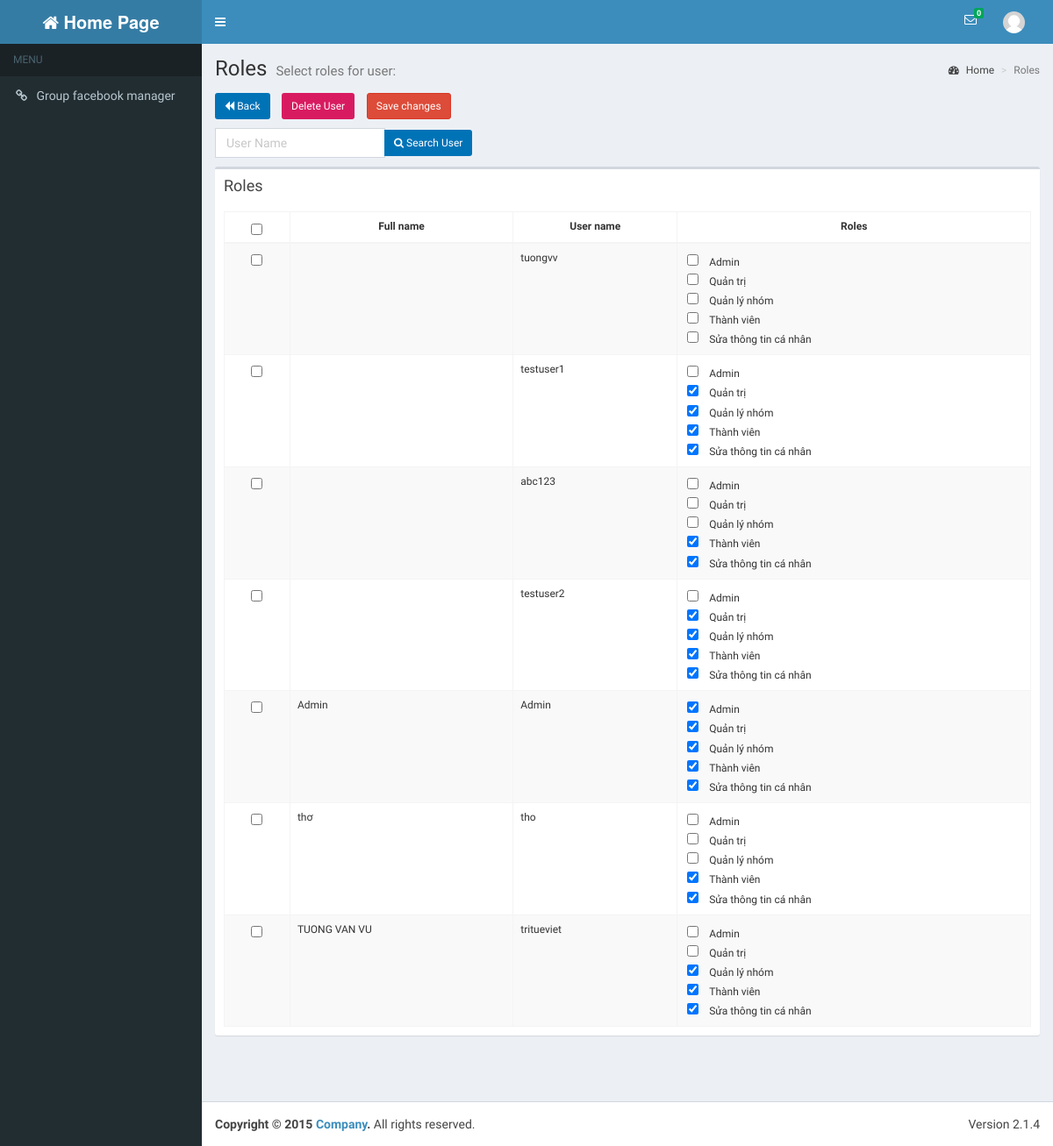
/rolesView.php (signed in), run on an earlier commit of the app's database.
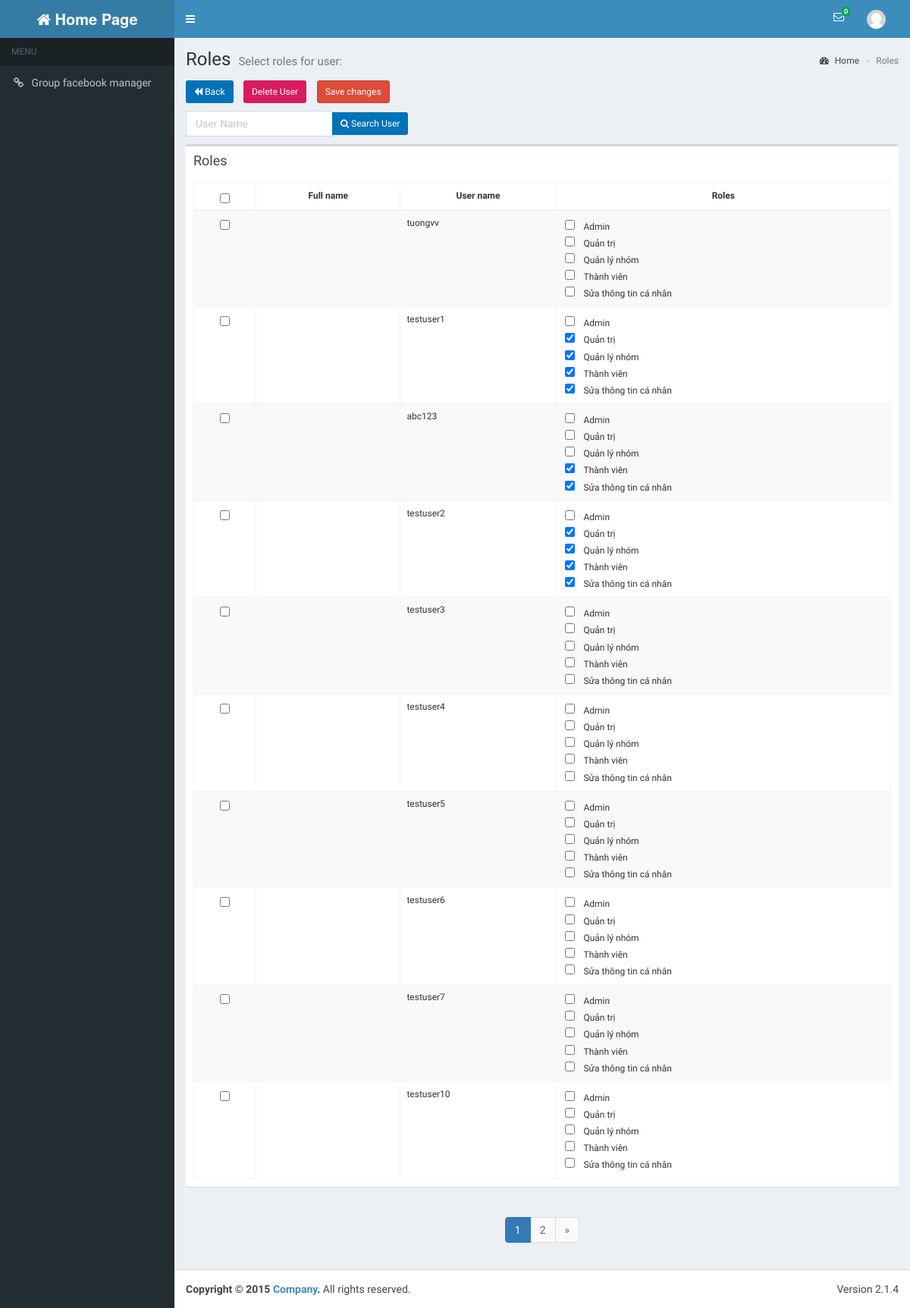
And on a later commit of the database.
### tables this page shows
CREATE TABLE IF NOT EXISTS `users` (
  `UserId` int(20) NOT NULL AUTO_INCREMENT,
  `UserName` varchar(30) NOT NULL,
  `Password` varchar(16) NOT NULL,
  `FullName` varchar(50) DEFAULT NULL,
  `Address1` varchar(100) DEFAULT NULL,
  `Birthday` datetime DEFAULT NULL,
  `PhoneNumber1` varchar(15) DEFAULT NULL,
  `Email` varchar(50) DEFAULT NULL,
  `Gender` varchar(10) DEFAULT NULL,
  `CreateTime` timestamp NOT NULL DEFAULT '0000-00-00 00:00:00',
  `UpdateTime` timestamp NOT NULL DEFAULT '0000-00-00 00:00:00' ON UPDATE CURRENT_TIMESTAMP,
  `Avatar` varchar(100) DEFAULT NULL,
  `PhoneNumber2` varchar(100) DEFAULT NULL,
  `Address2` varchar(100) DEFAULT NULL,
  `Class` varchar(50) DEFAULT NULL,
  `School` varchar(100) DEFAULT NULL,
  `FacebookId` varchar(50) DEFAULT NULL,
  PRIMARY KEY (`UserId`),
  KEY `avatar` (`Avatar`)
);

CREATE TABLE IF NOT EXISTS `roles` (
  `RoleId` int(20) NOT NULL AUTO_INCREMENT,
  `RoleName` varchar(30) NOT NULL,
  `Description` varchar(500) NOT NULL,
  PRIMARY KEY (`RoleId`)
);

### dao/db_connect.php (called while the page is built, shortened)
<?php
class DB_CONNECT {
    function connect() {
        $con = @mysql_connect(DB_SERVER, DB_USER, DB_PASSWORD) or die(mysql_error());
        return $con;
    }
}
?>

### dao/daoUsers.php (called while the page is built, shortened)
<?php
require_once 'db_connect.php';
require_once '/../models/users.php';
$userId = "UserId";
$userName = "UserName";
$password = "Password";
$fullName = "FullName";
$avatar = "Avatar";
$address1 = "Address1";
$address2 = "Address2";
$birthday = "Birthday";
$phoneNumber1 = "PhoneNumber1";
$phoneNumber2 = "PhoneNumber2";
$email = "Email";
$gender = "Gender";
$school = "School";
$class = "Class";
$createTime = "CreateTime";
$updateTime = "UpdateTime";
function getUserById($varUserName) {
    global $userId, $userName, $password, $fullName, $address1, $address2, $birthday, $phoneNumber1, $phoneNumber2, $email, $gender, $createTime, $updateTime, $school, $class, $avatar;
    $result = mysql_query("SELECT * ,DATE_FORMAT(Birthday, \"%d-%l-%Y\") AS DOB FROM users WHERE UserId = '" . $varUserName . "'") or die(mysql_error());
    if (mysql_num_rows($result) > 0) {
        while ($row = mysql_fetch_array($result)) {
            $users = new Users();
            $users->setUserId($row[$userId]);
            $users->setUserName($row[$userName]);
            $users->setPassword($row[$password]);
            $users->setFullName($row[$fullName]);
            $users->setAddress2($row[$address2]);
            $users->setAddress1($row[$address1]);
            $users->setBirthday($row['DOB']);
            $users->setAvatar($row[$avatar]);
            $users->setPhoneNumber2($row[$phoneNumber2]);
            $users->setPhoneNumber1($row[$phoneNumber1]);
            $users->setEmail($row[$email]);
            $users->setGender($row[$gender]);
            $users->setSchool($row[$school]);
            $users->setClass($row[$class]);
            $users->setCreateTime($row[$createTime]);
            $users->setUpdateTime($row[$updateTime]);
            return $users;
        }
    }
    return null;
}
function getListUsersRole($start, $count) {
    global $userId, $userName, $password, $fullName, $address1, $address2, $birthday, $phoneNumber1, $phoneNumber2, $email, $gender, $createTime, $updateTime, $school, $class, $avatar;
    $listUsers = array();
    $result = mysql_query("SELECT *FROM users  order by " . $fullName . " LIMIT " . $start . "," . $count . "") or die(mysql_error());
    if (mysql_num_rows($result) > 0) {
        while ($row = mysql_fetch_array($result)) {
            $users = new Users();
            $users->setUserId($row[$userId]);
            $users->setUserName($row[$userName]);
            $users->setPassword($row[$password]);
            $users->setFullName($row[$fullName]);
            $users->setAddress2($row[$address2]);
            $users->setAddress1($row[$address1]);
            $users->setBirthday($row[$birthday]);
            $users->setAvatar($row[$avatar]);
            $users->setPhoneNumber2($row[$phoneNumber2]);
            $users->setPhoneNumber1($row[$phoneNumber1]);
            $users->setEmail($row[$email]);
            $users->setGender($row[$gender]);
            $users->setSchool($row[$school]);
            $users->setClass($row[$class]);
            $users->setCreateTime($row[$createTime]);
            $users->setUpdateTime($row[$updateTime]);
            array_push($listUsers, $users);
        }
        return $listUsers;
    }
    return $listUsers;
}
function getListUsersCount() {
    $result = mysql_query("SELECT *FROM users") or die(mysql_error());
    if (mysql_num_rows($result) > 0) {
        return mysql_num_rows($result);
    }
    return 0;
}
?>

### models/users.php (called while the page is built, shortened)
<?php
class Users {
    private $userId;
    private $userName;
    private $fullName;
    function getUserId() {
        return $this->userId;
    }
    function getUserName() {
        return $this->userName;
    }
    function getFullName() {
        return $this->fullName;
    }
    function setUserId($userId) {
        $this->userId = $userId;
    }
    function setUserName($userName) {
        $this->userName = $userName;
    }
    function setFullName($fullName) {
        $this->fullName = $fullName;
    }
}

### dao/daoRoles.php (called while the page is built, shortened)
<?php
require_once 'db_connect.php';
require_once '/../models/roles.php';
$roleId = "RoleId";
$roleName = "RoleName";
$description = "Description";
function checkRole($user, $role) {
    $result = mysql_query("SELECT *FROM user_role where UserId= ".$user." AND RoleId= ".$role) or die(mysql_error());
    if (mysql_num_rows($result) > 0) {
        return true;
    }
    return false;
}
function getListRoles() {
 global    $roleId, $roleName, $description;
$listRoles = array();
    $result = mysql_query("SELECT *FROM roles order by roleId") or die(mysql_error());
    if (mysql_num_rows($result) > 0) {
        while ($row = mysql_fetch_array($result)) {
            $roles = new Roles();
            $roles->setRoleId($row[$roleId]);
            $roles->setRoleName($row[$roleName]);
            $roles->setDescription($row[$description]);
            array_push($listRoles, $roles);
        }
    }
    return $listRoles;
}
?>

### models/roles.php (called while the page is built, shortened)
<?php
class Roles {
    private $roleId;
    private $roleName;
    function getRoleId() {
        return $this->roleId;
    }
    function getRoleName() {
        return $this->roleName;
    }
    function setRoleId($roleId) {
        $this->roleId = $roleId;
    }
    function setRoleName($roleName) {
        $this->roleName = $roleName;
    }
}

### rolesView.php (the view, shortened to what the changed rows need)
<?php
require_once '/dao/daoUsers.php';
require_once '/models/users.php';
require_once '/dao/daoInbox.php';
require_once '/models/roles.php';
require_once '/dao/daoRoles.php';
$userNameLogin = getUserById($_SESSION['user_id']);
$current = $_GET['pageNumRole'] == null ? 1 : $_GET['pageNumRole'];
$start = ($current - 1) * 10;
if (isset($_GET['nameUser']) && isset($_GET['searchUser'])) {
    $nameUser = $_GET['nameUser'];
    $listInbox = (array) getListUsersRoleWithName(0, 30, $nameUser);
    try {
        $_SESSION['isSearch'] = '0';
        $_SESSION['nameUser'] = $nameUser;
    } catch (Exception $ex) {
    }
} else {
    $listInbox = (array) getListUsersRole($start, 10);
}
$totalRecord = getListUsersCount();
$numPage = round($totalRecord / 10 + 0.5);
$listRole = getListRoles();
?>
<html>
    <head>
        <?php include 'includeCss.php'; ?>
    </head>
    <body class="hold-transition skin-blue sidebar-mini">
        <div class="wrapper">
            <div class="content-wrapper">
                <section class="content-header">
                    <h1>
                        Roles
                        <small>Select roles for user:</small>
                    </h1>
                </section>
                <section class="content">
                    <div class="row">
                        <form id="form_id" name="myform" action="processRoles.php" method="POST">
                            <div class="col-md-12">
                                <div class="box">
                                    <div class="box-body">
                                        <table id="example1" class="table table-bordered table-striped text-sm" cellspacing="0" width="100%">
                                            <thead>
                                                <tr>
                                                    <th class="text-center"><input type="checkbox" id ="selectall"/></th>
                                                    <th class="text-center">Full name</th>
                                                    <th class="text-center">User name</th>
                                                    <th class="text-center">Roles</th>
                                                </tr>
                                            </thead>
                                            <tbody>
                                                <?php
                                                foreach ($listInbox as $row) {
                                                    echo '<tr>';
                                                    echo "<td class =\"text-center\"><input type=\"checkbox\" class =\"cbox\" name=\"checkbox_name[]\" value=\"{$row->getUserId()}\" /></td>";
                                                    echo "<td>" . $row->getFullName() . "</td>";
                                                    echo "<td>{$row->getUserName()}</td>";
                                                    echo "<td align=\"left\">";
                                                    for ($j = 0; $j < sizeof($listRole); $j++) {
                                                        $check = checkRole($row->getUserId(), $listRole[$j]->getRoleId());
                                                        if ($check) {
                                                            echo " &nbsp;<input type=\"checkbox\" name=\"{$row->getUserId()}[]\" value=\"{$listRole[$j]->getRoleId()}\""
                                                            . "checked = \"true\"/> &nbsp; &nbsp;"
                                                            . $listRole[$j]->getRoleName() . "<br>";
                                                        } else {
                                                            echo " &nbsp;<input type=\"checkbox\" name=\"{$row->getUserId()}[]\" value=\"{$listRole[$j]->getRoleId()}\""
                                                            . "/> &nbsp; &nbsp;"
                                                            . $listRole[$j]->getRoleName() . "<br>";
                                                        }
                                                    }
                                                    echo '</tr>';
                                                }
                                                ?>
                                            </tbody>
                                        </table>
                                    </div>
                                </div>
                            </div>
                        </form>
                    </div>
                    <div class="row">
                        <div class="padding-2 col-md-12 text-center">
                            <ul class="pagination">
                                <?php
                                if ($numPage != null && $numPage > 1 && !isset($_GET['nameUser']) && !isset($_GET['searchUser'])) {
                                    $iPage = $current;
                                    $startPage = $iPage - 2;
                                    $endPage = $iPage + 2;
                                    if ($startPage < 1) {
                                        $endPage = $endPage - $startPage + 1;
                                        $startPage = 1;
                                    }
                                    if ($endPage > $numPage) {
                                        $endPage = $numPage;
                                    }
                                    for ($i = $startPage; $i <= $endPage; ++$i) {
                                        if ($iPage == $i)
                                            echo "<li class = \"active\"><a href=rolesView.php?pageNumRole=$i>$i</a></li>";
                                        else
                                            echo "<li><a href =rolesView.php?pageNumRole={$i}>$i</a></li>";
                                    }
                                    if ($iPage < $numPage) {
                                        $ncurrent = $iPage + 1;
                                        echo "<li><a href =rolesView.php?pageNumRole={$ncurrent}>&raquo</a></li>";
                                    }
                                }
                                ?>
                            </ul>
                        </div>
                    </div>
                </section>
            </div>
    </body>
</html>

What changed in the data, as far as the page shows it:
removed users: FullName "Admin", UserName "Admin", $listRole[$j]->getRoleName() "Admin", $listRole[$j]->getRoleName() "Quản trị", $listRole[$j]->getRoleName() "Quản lý nhóm", $listRole[$j]->getRoleName() "Thành viên", $listRole[$j]->getRoleName() "Sửa thông tin cá nhân"
no longer on this page (row unchanged): users: FullName "thơ", UserName "tho", $listRole[$j]->getRoleName() "Admin", $listRole[$j]->getRoleName() "Quản trị", $listRole[$j]->getRoleName() "Quản lý nhóm", $listRole[$j]->getRoleName() "Thành viên", $listRole[$j]->getRoleName() "Sửa thông tin cá nhân"
no longer on this page (row unchanged): users: FullName "TUONG VAN VU", UserName "tritueviet", $listRole[$j]->getRoleName() "Admin", $listRole[$j]->getRoleName() "Quản trị", $listRole[$j]->getRoleName() "Quản lý nhóm", $listRole[$j]->getRoleName() "Thành viên", $listRole[$j]->getRoleName() "Sửa thông tin cá nhân"
added users: UserName "testuser3", $listRole[$j]->getRoleName() "Admin", $listRole[$j]->getRoleName() "Quản trị", $listRole[$j]->getRoleName() "Quản lý nhóm", $listRole[$j]->getRoleName() "Thành viên", $listRole[$j]->getRoleName() "Sửa thông tin cá nhân"
added users: UserName "testuser4", $listRole[$j]->getRoleName() "Admin", $listRole[$j]->getRoleName() "Quản trị", $listRole[$j]->getRoleName() "Quản lý nhóm", $listRole[$j]->getRoleName() "Thành viên", $listRole[$j]->getRoleName() "Sửa thông tin cá nhân"
added users: UserName "testuser5", $listRole[$j]->getRoleName() "Admin", $listRole[$j]->getRoleName() "Quản trị", $listRole[$j]->getRoleName() "Quản lý nhóm", $listRole[$j]->getRoleName() "Thành viên", $listRole[$j]->getRoleName() "Sửa thông tin cá nhân"
added users: UserName "testuser6", $listRole[$j]->getRoleName() "Admin", $listRole[$j]->getRoleName() "Quản trị", $listRole[$j]->getRoleName() "Quản lý nhóm", $listRole[$j]->getRoleName() "Thành viên", $listRole[$j]->getRoleName() "Sửa thông tin cá nhân"
added users: UserName "testuser7", $listRole[$j]->getRoleName() "Admin", $listRole[$j]->getRoleName() "Quản trị", $listRole[$j]->getRoleName() "Quản lý nhóm", $listRole[$j]->getRoleName() "Thành viên", $listRole[$j]->getRoleName() "Sửa thông tin cá nhân"
added users: UserName "testuser10", $listRole[$j]->getRoleName() "Admin", $listRole[$j]->getRoleName() "Quản trị", $listRole[$j]->getRoleName() "Quản lý nhóm", $listRole[$j]->getRoleName() "Thành viên", $listRole[$j]->getRoleName() "Sửa thông tin cá nhân"
Also different on the page:
new list line: "1"
new list line: "2"
